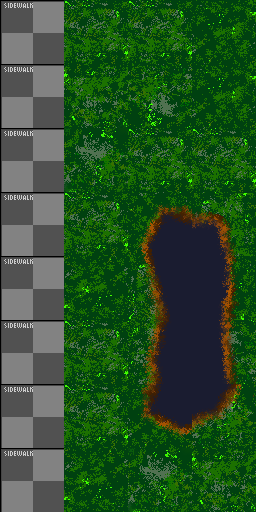

This is a level from a 2D game, rendered from its Tiled map with the project's own tilesets. A one-line summary and the complete map file follow:
An orthogonal 4x8 tile map with 64x64 px tiles, 1 tile layer (Tile Layer 1), 2 tilesets.

<map version="1.0" tiledversion="1.1.2" orientation="orthogonal" renderorder="right-down" width="4" height="8" tilewidth="64" tileheight="64" infinite="0" nextobjectid="1">
 <tileset firstgid="1" source="WorldTiles.tsx" />
 <tileset firstgid="73" source="Park.tsx" />
 <layer name="Tile Layer 1" width="4" height="8">
  <data encoding="csv">
2,75,75,81,
2,82,73,81,
2,84,75,75,
2,75,85,87,
2,76,93,95,
2,75,101,103,
2,75,129,132,
2,76,84,82
</data>
 </layer>
</map>
